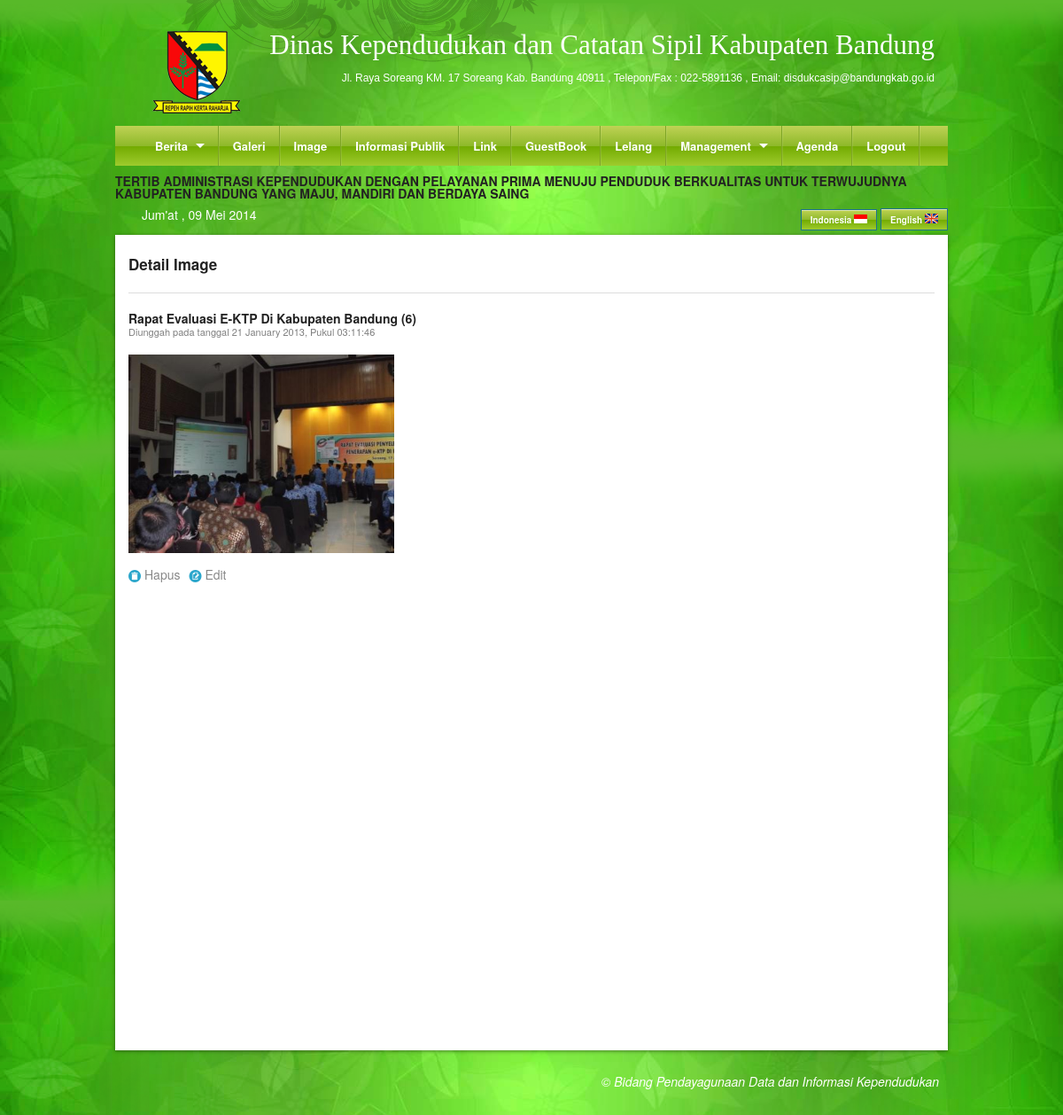
Screenshot of /DetailImage/9 (signed in) with the database file from the repository.
### tables this page shows
CREATE TABLE `content` (
  `home_indo` text,
  `home_ing` text,
  `profile_indo` text,
  `profile_ing` text,
  `kk_indo` text,
  `kk_ing` text,
  `ktp_indo` text,
  `ktp_ing` text,
  `lahir_indo` text,
  `lahir_ing` text,
  `kawin_indo` text,
  `kawin_ing` text,
  `cerai_indo` text,
  `cerai_ing` text,
  `rusak_indo` text,
  `rusak_ing` text,
  `mati_indo` text,
  `mati_ing` text,
  `landasan_indo` text,
  `landasan_ing` text,
  `marquee_indo` text,
  `marquee_ing` text,
  `kami_indo` text,
  `kami_ing` text
);

CREATE TABLE `image` (
  `IdGaleri` varchar(6) NOT NULL,
  `Image` text NOT NULL,
  `Keterangan` text NOT NULL,
  `Tanggal` datetime NOT NULL,
  `IdImage` varchar(6) NOT NULL,
  PRIMARY KEY (`IdImage`)
);

### Proses/Database.php (called while the page is built, shortened)
<?php
class DB{
        var $Result;
        function doExec($sqlstr){
                 if (!$this->Result = mysql_query($sqlstr)){
                       print "Query Error :" .mysql_error();
                       Exit;
                 }
        }
        function doArray(){
                 return $this->Rec = mysql_fetch_array($this->Result);
        }
}
?>

### Proses/ArsenLibrary.php (called while the page is built, shortened)
<?php
include_once("Database.php");
class arsenlexdorf extends DB{
function pilih($table,$where,$id){
   $row=count($where);
   $sql = "Select * from ".$table." where ";
   for($i=0;$i<=$row;$i++){
     $sql .= $where[$i];
        if($i<$row-1){
             $sql .= " = ".$id[$i]." and ";
        }else if ($i == $row){
            $sql.= " = ".$id[$i-1]." ";
            }
     }
    $this->doExec($sql);
}
}
?>

### Content/SA/DetailImage.php (the view)
<h5>Detail Image</h5><hr />
<?php
include_once("Proses/ArsenLibrary.php");
$arsen  =   new arsenlexdorf;
$table  =   "image";
$where  =   array("IdImage");
$id     =   array($id);
$arsen->pilih($table,$where,$id);
$array  =   $arsen->doArray();
$exp = explode(" ",$array['Tanggal']);
$get = explode("-",$exp[0]);
$date = mktime(0,0,0,$get[1],$get[2],$get[0]);
?>
<b><?php echo ucwords($array[2]); ?></b>
<br />
<p style="font-size: 11px;" class="abu">Diunggah pada tanggal <?php echo date("d F Y",$date).", Pukul ".$exp[1]; ?></p>
<?php
echo "<img src='$base_url/Data/Galeri/".$array['Image']."' width='300' height='300'><br>";
?>
<br />
<p>
    <a href="<?php echo $base_url;?>/ConfirmDeleteImage/<?php echo $array[4];?>" class="icon foundicon-trash"></a>
    <a href="<?php echo $base_url;?>/ConfirmEditImage/<?php echo $array[4];?>" class="icon foundicon-edit"></a>
</p>

### Content/User/search.php (shortened to what this page needs)
<?php
$hari   =   date("D");
switch($hari){
    case "Fri":
    $namaHari="Jum'at";
    break;
}
$month=date("m");
    switch($month){
        case "05":
        $bulan  ="Mei";
        break;
}
$tanggal    =   date("d");
$tahun  =   date("Y");
?>
<div>
<marquee direction="left" scrollamount="6" >
<?php
include_once("Proses/ArsenLibrary.php");
$sqlx    =   "select marquee_indo from content";
$queryx  =   mysql_query($sqlx);
$arrayx  =   mysql_fetch_array($queryx);
echo $arrayx[0];
?>
</marquee>
</div>
<div>
<div class="nine columns">
<div class="nine columns" style=" padding: 10px 0px 5px 15px; color: white;"><?php echo "$namaHari , $tanggal $bulan $tahun"; ?></div>
</div>
<div class="three columns bahasa">
<a href="<?php echo $base_url; ?>/indonesia.php" class="button small tiny greengloss">Indonesia <img src="<?php echo $base_url; ?>/images/indonesia.png" /></a>
<a href="<?php echo $base_url; ?>/english.php" class="button small tiny greengloss">English  <img src="<?php echo $base_url; ?>/images/english.png" /></a>
</div>
</div>

### stylesheets/style.css (style rules this page uses)
body { background: url(../images/bg/bg3.png) #58b929; background-size:contain; }
.bahasa { color: white; padding: 10px 0px 5px 0px; text-align: right; }
.bahasa a { color: white; }
.abu { color: grey; }

### stylesheets/color.css (style rules this page uses)
.greengloss { background: #bfd255; background: -moz-linear-gradient(top, #bfd255 0%, #8eb92a 50%, #72aa00 51%, #9ecb2d 100%); background: -webkit-gradient(linear, left top, left bottom, color-stop(0%,#bfd255), color-stop(50%,#8eb92a), color-stop(51%,#72aa00), color-stop(100%,#9ecb2d)); background: -webkit-linear-gradient(top, #bfd255 0%,#8eb92a 50%,#72aa00 51%,#9ecb2d 100%); background: -o-linear-gradient(top, #bfd255 0%,#8eb92a 50%,#72aa00 51%,#9ecb2d 100%); background: -ms-linear-gradient(top, #bfd255 0%,#8eb92a 50%,#72aa00 51%,#9ecb2d 100%); background: linear-gradient(to bottom, #bfd255 0%,#8eb92a 50%,#72aa00 51%,#9ecb2d 100%); filter: progid:DXImageTransform.Microsoft.gradient( startColorstr='#bfd255', endColorstr='#9ecb2d',GradientType=0 ); }

### rows the page displays
content: marquee_indo "TERTIB ADMINISTRASI KEPENDUDUKAN DENGAN PELAYANAN PRIMA MENUJU PENDUDUK BERKUALITAS UNTUK TERWUJUDNYA KABUPATEN BANDUNG YANG MAJU, MANDIRI DAN BERDAYA SAING"
image: Keterangan "Rapat Evaluasi E-KTP Di Kabupaten Bandung (6)", Tanggal "21 January 2013", Tanggal "03:11:46", Image (picture)

### other values shown
$namaHari "Jum'at"
$bulan "Mei"
